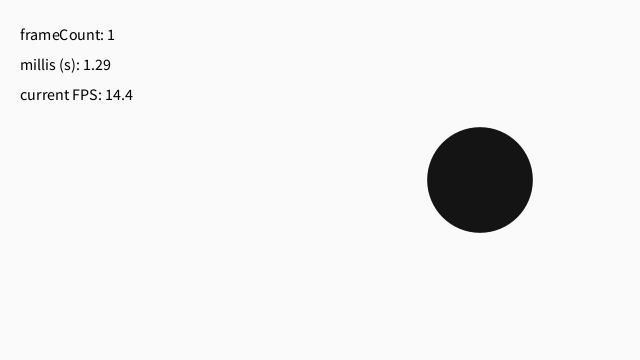
Frame 1 (no input)
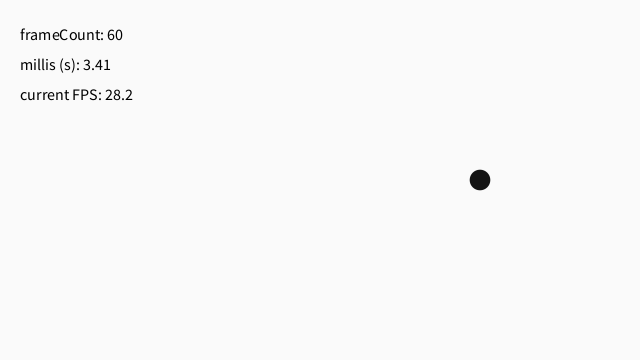
Frame 60 (the mouse pressed at the canvas centre just before this capture)
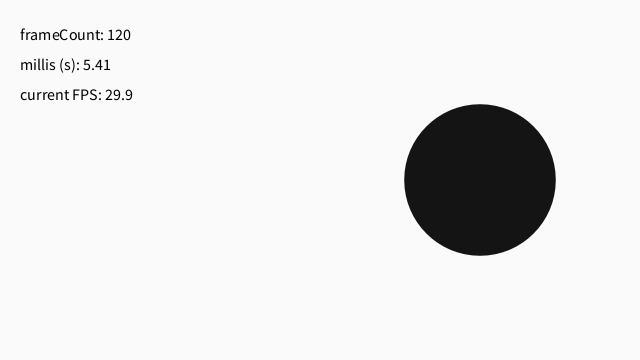
Frame 120 (the mouse held since frame 60 and released just before this capture)

The Processing sketch that drew these frames (run headless with seeded random() and noise(); from frame 60 on, the mouse is pressed at the canvas centre):

// Processing sketch: time_framerate
// ── time_framerate.pde
/*
  02_time_framerate.pde
  Topic: Time and frame rate

  Key concept:
  - draw() runs repeatedly (frames).
  - frameCount counts how many frames have passed.
  - frameRate is the target FPS (frames per second).
  - millis() is real time since the sketch started (in milliseconds).

  Design hint:
  Use time to create rhythm: steady motion, pulses, or slow changes.
*/

void setup() {
  size(640, 360);
  textSize(16);

  // Try changing this:
  frameRate(30); // 30 FPS target
}

void draw() {
  background(250);

  // Frame-based time (depends on FPS)
  int f = frameCount;

  // Real time in seconds (more stable across machines)
  float t = millis() / 1000.0;

  fill(0);
  text("frameCount: " + f, 20, 40);
  text("millis (s): " + nf(t, 0, 2), 20, 70);
  text("current FPS: " + nf(frameRate, 0, 1), 20, 100);

  // A simple visual pulse using time:
  // sin() gives a smooth wave between -1..1
  float pulse01 = (sin(TWO_PI * 0.8 * t) + 1) * 0.5; // 0..1
  float sizePx = lerp(20, 160, pulse01);

  noStroke();
  fill(20);
  ellipse(width * 0.75, height * 0.5, sizePx, sizePx);
}
